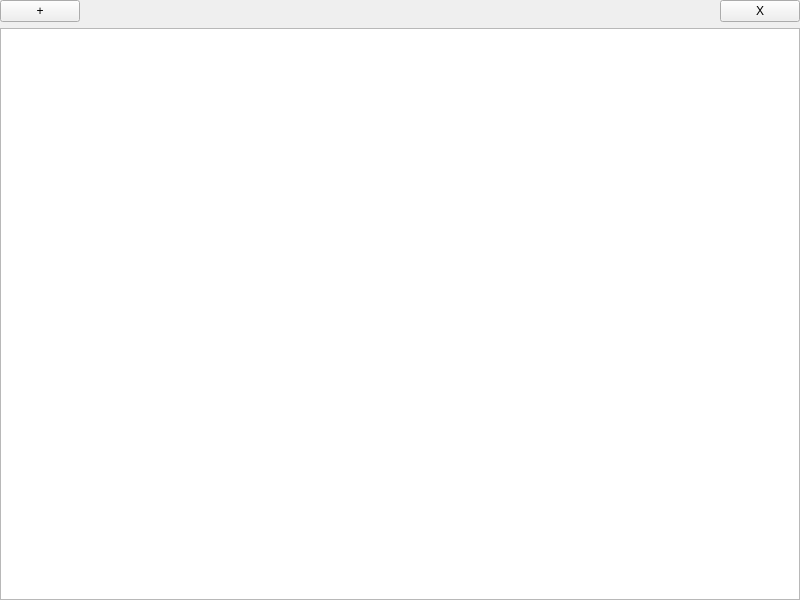
<?xml version="1.0" encoding="UTF-8"?>
<ui version="4.0">
 <class>StickyWidget</class>
 <widget class="QWidget" name="StickyWidget">
  <property name="geometry">
   <rect>
    <x>0</x>
    <y>0</y>
    <width>800</width>
    <height>600</height>
   </rect>
  </property>
  <property name="windowTitle">
   <string>StickyWidget</string>
  </property>
  <layout class="QGridLayout" name="gridLayout">
   <property name="leftMargin">
    <number>0</number>
   </property>
   <property name="topMargin">
    <number>0</number>
   </property>
   <property name="rightMargin">
    <number>0</number>
   </property>
   <property name="bottomMargin">
    <number>0</number>
   </property>
   <item row="0" column="4">
    <widget class="QPushButton" name="deleteButton">
     <property name="text">
      <string>X</string>
     </property>
    </widget>
   </item>
   <item row="0" column="0">
    <widget class="QPushButton" name="addButton">
     <property name="text">
      <string>+</string>
     </property>
    </widget>
   </item>
   <item row="0" column="3">
    <spacer name="horizontalSpacer">
     <property name="orientation">
      <enum>Qt::Horizontal</enum>
     </property>
     <property name="sizeHint" stdset="0">
      <size>
       <width>305</width>
       <height>20</height>
      </size>
     </property>
    </spacer>
   </item>
   <item row="0" column="1">
    <spacer name="horizontalSpacer_2">
     <property name="orientation">
      <enum>Qt::Horizontal</enum>
     </property>
     <property name="sizeHint" stdset="0">
      <size>
       <width>40</width>
       <height>20</height>
      </size>
     </property>
    </spacer>
   </item>
   <item row="1" column="0" colspan="5">
    <widget class="QTextEdit" name="textEdit"/>
   </item>
   <item row="0" column="2">
    <widget class="QLabel" name="title">
     <property name="text">
      <string/>
     </property>
    </widget>
   </item>
  </layout>
 </widget>
 <resources/>
 <connections/>
</ui>
